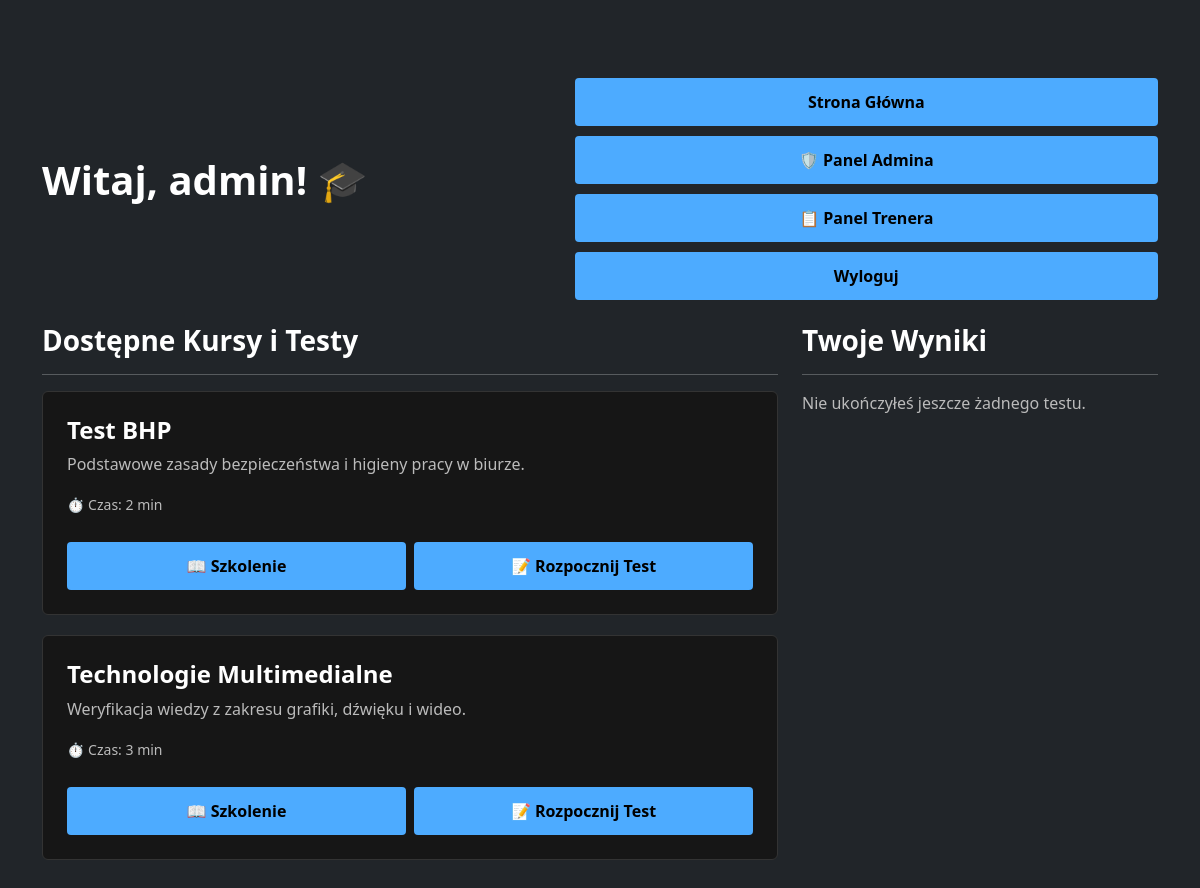
The page /lab14/index.php (signed in) on the database its author committed.
### tables this page shows
CREATE TABLE IF NOT EXISTS `testy` (
  `id_testu` int(11) NOT NULL AUTO_INCREMENT,
  `nazwa_testu` varchar(255) NOT NULL,
  `opis` text,
  `tresc_szkolenia` LONGTEXT,
  `czas_trwania` int(11) NOT NULL DEFAULT 600 COMMENT 'Czas w sekundach (domyślnie 10 min)',
  PRIMARY KEY (`id_testu`)
);

### lab14/index.php (the view, shortened to what this page needs)
<?php
require_once 'db_config.php';
$stmt = $conn->query("SELECT * FROM testy");
$testy = $stmt->fetchAll();
$stmt_wyniki = $conn->prepare("
    SELECT w.*, t.nazwa_testu
    FROM wyniki w
    JOIN testy t ON w.id_testu = t.id_testu
    WHERE w.id_uzytkownika = ?
    ORDER BY w.data_zakonczenia DESC
");
$stmt_wyniki->execute([$_SESSION['lab14_user_id']]);
$moje_wyniki = $stmt_wyniki->fetchAll();
?>
<!DOCTYPE html>
<html lang="pl">
<head>
    <link href="https://cdn.jsdelivr.net/npm/bootstrap@5.3.0/dist/css/bootstrap.min.css" rel="stylesheet">
    <link rel="stylesheet" href="../style.css">
</head>
<body class="bg-dark text-light">
    <div class="container mt-5">
        <div class="d-flex justify-content-between align-items-center mb-4">
            <h1>Witaj, <?php echo htmlspecialchars($_SESSION['lab14_username']); ?>! 🎓</h1>
            <div>
                <a href="../index.php" class="btn btn-danger me-2">Strona Główna</a>
                <?php if (($_SESSION['lab14_role'] ?? '') === 'admin'): ?>
                    <a href="admin.php" class="btn btn-warning me-2">🛡️ Panel Admina</a>
                <?php endif; ?>
                <?php if (in_array(($_SESSION['lab14_role'] ?? ''), ['admin', 'coach'])): ?>
                    <a href="coach.php" class="btn btn-primary me-2">📋 Panel Trenera</a>
                <?php endif; ?>
                <a href="logout.php" class="btn btn-danger">Wyloguj</a>
            </div>
        </div>
        <div class="row">
            <div class="col-md-8">
                <h3>Dostępne Kursy i Testy</h3>
                <hr>
                <?php if (empty($testy)): ?>
                    <div class="alert alert-info bg-dark text-info border-info">
                        Obecnie brak dostępnych testów w systemie.
                    </div>
                <?php else: ?>
                    <?php foreach ($testy as $t):
                        $passed = false;
                    ?>
                        <div class="card p-4 position-relative">
                            <h4><?php echo htmlspecialchars($t['nazwa_testu']); ?></h4>
                            <p class="text-secondary"><?php echo htmlspecialchars($t['opis']); ?></p>
                            <p><small class="text-muted">⏱️ Czas: <?php echo floor($t['czas_trwania'] / 60); ?> min</small></p>
                            <div class="d-flex gap-2">
                                <a href="training.php?id=<?php echo $t['id_testu']; ?>" class="btn btn-outline-info">📖 Szkolenie</a>
                                <a href="test.php?id=<?php echo $t['id_testu']; ?>" class="btn btn-accent">📝 <?php echo $passed ? 'Powtórz Test' : 'Rozpocznij Test'; ?></a>
                            </div>
                        </div>
                    <?php endforeach; ?>
                <?php endif; ?>
            </div>
            <div class="col-md-4">
                <h3>Twoje Wyniki</h3>
                <hr>
                <?php if (empty($moje_wyniki)): ?>
                    <p class="text-muted">Nie ukończyłeś jeszcze żadnego testu.</p>
                <?php endif; ?>
            </div>
        </div>
    </div>
</body>
</html>

### style.css (style rules this page uses)
:root { --bg-color: #0a0a0a; --card-bg: #161616; --text-primary: #ffffff; --text-secondary: #cccccc; --accent-color: #4dabff; --accent-hover: #70bcff; --border-color: #333333; --error-bg: #441111; --error-text: #ff9999; --success-bg: #113311; --success-text: #99ff99; }
body { font-family: 'Segoe UI', Tahoma, Geneva, Verdana, sans-serif; background-color: var(--bg-color); color: var(--text-primary); margin: 0; padding: 20px; }
.btn { width: 100%; padding: 12px; border: none; border-radius: 4px; background-color: var(--accent-color); color: #000; font-size: 16px; font-weight: bold; cursor: pointer; margin-top: 10px; transition: all 0.2s; }
.card, .hero, .tile { background-color: var(--card-bg) !important; color: var(--text-primary) !important; border: 1px solid var(--border-color) !important; }
h1, h2, h3, h4, h5, h6 { color: var(--text-primary) !important; font-weight: bold !important; }
p { color: var(--text-secondary) !important; }

### lab14/index.php (style rules this page uses)
.card { background: var(--card-bg); border: 1px solid var(--border-color); color: white !important; margin-bottom: 20px; }
.btn-accent { background: var(--accent-color) !important; color: black !important; font-weight: bold; }
.text-secondary, .text-muted { color: #bbb !important; }
h1, h3, h4, h6 { color: #fff !important; }

### rows shown on the page
testy: nazwa_testu "Test BHP", opis "Podstawowe zasady bezpieczeństwa i higieny pracy w biurze.", floor($t['czas_trwania']/60) "2"
testy: nazwa_testu "Technologie Multimedialne", opis "Weryfikacja wiedzy z zakresu grafiki, dźwięku i wideo.", floor($t['czas_trwania']/60) "3"

### other values the page prints
$_SESSION['lab14_username'] "admin"
